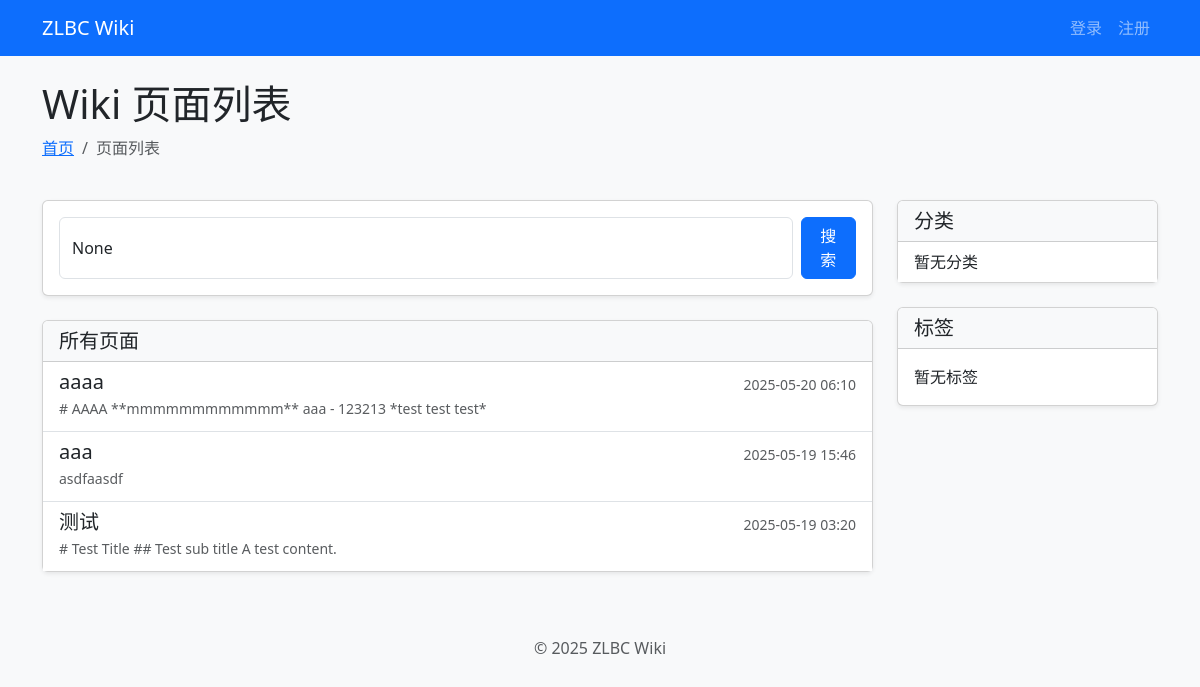
Page /wiki/ on the committed database.
### wiki/models.py (models this page shows, shortened)
class Wiki(models.Model):
    id = models.AutoField(primary_key=True)
    title = models.CharField(max_length=200)
    slug = models.SlugField(max_length=200, unique=True, help_text="URL友好的标识符")
    content = models.TextField()
    category = models.ForeignKey(
        WikiCategory,
        on_delete=models.SET_NULL,
        null=True,
        blank=True,
        related_name="wikis",
    )
    tags = models.ManyToManyField(WikiTag, blank=True, related_name="wikis")
    creator = models.ForeignKey(
        settings.AUTH_USER_MODEL,
        on_delete=models.SET_NULL,
        null=True,
        related_name="created_wikis",
    )
    created_at = models.DateTimeField(auto_now_add=True)
    updated_at = models.DateTimeField(auto_now=True)
    class Meta:
        ordering = ["-updated_at"]

### wiki/views.py (the view)
# urls.py: path("wiki/", wiki_views.wiki_list, name="wiki_list"),
def wiki_list(request):
    wikis = Wiki.objects.all().order_by("-updated_at")
    category_slug = request.GET.get("category")
    if category_slug:
        category = get_object_or_404(WikiCategory, slug=category_slug)
        wikis = wikis.filter(category=category)
    tag_slug = request.GET.get("tag")
    if tag_slug:
        tag = get_object_or_404(WikiTag, slug=tag_slug)
        wikis = wikis.filter(tags=tag)
    query = request.GET.get("q")
    if query:
        wikis = wikis.filter(
            models.Q(title__icontains=query) | models.Q(content__icontains=query)
        )
    paginator = Paginator(wikis, 20)  # 每页显示20条
    page = request.GET.get("page")
    wikis_page = paginator.get_page(page)
    categories = WikiCategory.objects.all()
    tags = WikiTag.objects.all()
    return render(
        request,
        "wiki/list.html",
        {
            "wikis": wikis_page,
            "categories": categories,
            "tags": tags,
            "query": query,
            "category_slug": category_slug,
            "tag_slug": tag_slug,
        },
    )

### templates/wiki/list.html (shortened to what this page needs)
{% extends "base.html" %}
{% load django_bootstrap5 %}
{% block content %}
<div class="container">
    <div class="row mb-4">
        <div class="col">
            <h1 class="display-6">Wiki 页面列表</h1>
            <nav aria-label="breadcrumb">
                <ol class="breadcrumb">
                    <li class="breadcrumb-item"><a href="{% url 'index' %}">首页</a></li>
                    <li class="breadcrumb-item active">页面列表</li>
                </ol>
            </nav>
        </div>
    </div>
    <div class="row">
        <div class="col-md-9">
            <div class="card shadow-sm mb-4">
                <div class="card-body">
                    <form method="get" action="{% url 'wiki_list' %}" class="d-flex">
                        <input type="text" name="q" class="form-control me-2" placeholder="搜索Wiki页面..."
                            value="{{ query }}">
                        <button type="submit" class="btn btn-primary">搜索</button>
                    </form>
                </div>
            </div>
            <div class="card shadow-sm">
                <div class="card-header bg-light d-flex justify-content-between align-items-center">
                    <h5 class="mb-0">
                        {% if category_slug %}
                        分类: {{ wikis.0.category.name }}
                        {% elif tag_slug %}
                        标签: {{ tag_slug }}
                        {% elif query %}
                        搜索结果: {{ query }}
                        {% else %}
                        所有页面
                        {% endif %}
                    </h5>
                </div>
                <div class="card-body p-0">
                    {% if wikis %}
                    <div class="list-group list-group-flush">
                        {% for wiki in wikis %}
                        <a href="{% url 'wiki_detail' slug=wiki.slug %}" class="list-group-item list-group-item-action">
                            <div class="d-flex justify-content-between align-items-center">
                                <h5 class="mb-1">{{ wiki.title }}</h5>
                                <small class="text-muted">{{ wiki.updated_at|date:"Y-m-d H:i" }}</small>
                            </div>
                            <p class="mb-1 text-muted small">{{ wiki.content|truncatechars:150 }}</p>
                        </a>
                        {% endfor %}
                    </div>
                    {% else %}
                    <div class="alert alert-info m-3 mb-0">
                        <p class="mb-0">没有找到Wiki页面。{% if user.is_authenticated %}<a
                                href="{% url 'create_wiki' %}">创建一个？</a>{% endif %}</p>
                    </div>
                    {% endif %}
                </div>
            </div>
        </div>
        <div class="col-md-3">
            <div class="card shadow-sm mb-4">
                <div class="card-header bg-light">
                    <h5 class="card-title mb-0">分类</h5>
                </div>
                <div class="card-body p-0">
                    <div class="list-group list-group-flush">
                        {% for category in categories %}
                        <a href="{% url 'wiki_list' %}?category={{ category.slug }}"
                            class="list-group-item list-group-item-action d-flex justify-content-between align-items-center">
                            {{ category.name }}
                            <span class="badge bg-primary rounded-pill">{{ category.wikis.count }}</span>
                        </a>
                        {% empty %}
                        <div class="list-group-item">暂无分类</div>
                        {% endfor %}
                    </div>
                </div>
            </div>
            <div class="card shadow-sm">
                <div class="card-header bg-light">
                    <h5 class="card-title mb-0">标签</h5>
                </div>
                <div class="card-body">
                    <div class="d-flex flex-wrap gap-2">
                        {% for tag in tags %}
                        <a href="{% url 'wiki_list' %}?tag={{ tag.slug }}" class="text-decoration-none">
                            <span class="badge bg-secondary fs-6">{{ tag.name }}</span>
                        </a>
                        {% empty %}
                        <p class="mb-0">暂无标签</p>
                        {% endfor %}
                    </div>
                </div>
            </div>
        </div>
    </div>
</div>
{% endblock %}

### templates/base.html (style rules this page uses)
body { background-color: #f8f9fa; }

### rows in the picture
Wiki: title "aaaa", updated_at "2025-05-20 06:10", content "# AAAA **mmmmmmmmmmmm** aaa - 123213 *test test test*"
Wiki: title "aaa", updated_at "2025-05-19 15:46", content "asdfaasdf"
Wiki: title "测试", updated_at "2025-05-19 03:20", content "# Test Title ## Test sub title A test content."
